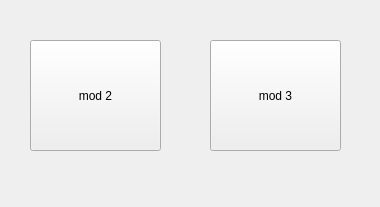
<?xml version="1.0" encoding="UTF-8"?>
<ui version="4.0">
 <class>Modulo</class>
 <widget class="QWidget" name="Modulo">
  <property name="geometry">
   <rect>
    <x>0</x>
    <y>0</y>
    <width>380</width>
    <height>207</height>
   </rect>
  </property>
  <property name="windowTitle">
   <string>Form</string>
  </property>
  <widget class="QPushButton" name="mod2_b">
   <property name="geometry">
    <rect>
     <x>30</x>
     <y>40</y>
     <width>131</width>
     <height>111</height>
    </rect>
   </property>
   <property name="text">
    <string>mod 2</string>
   </property>
  </widget>
  <widget class="QPushButton" name="mod3_b">
   <property name="geometry">
    <rect>
     <x>210</x>
     <y>40</y>
     <width>131</width>
     <height>111</height>
    </rect>
   </property>
   <property name="text">
    <string>mod 3</string>
   </property>
  </widget>
 </widget>
 <resources/>
 <connections/>
</ui>
